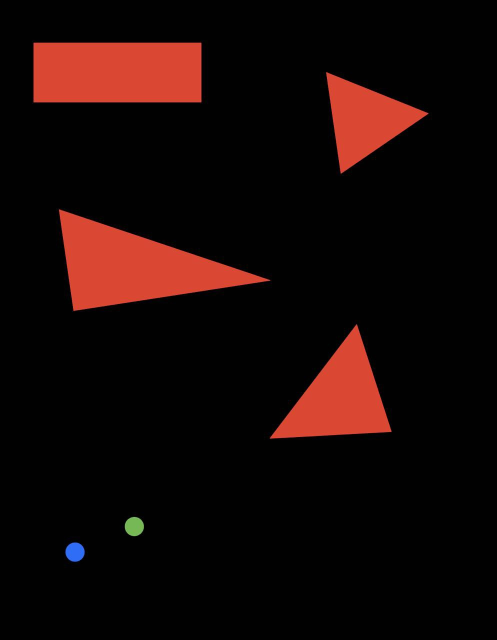
#> input picture testingPic.jpg, 994 x 1280 px (shown at 1/2 size)
$ jupyter execute algoVision_V1.1.ipynb
#> lines starting #> are read from the running program, lines starting #| are printed output that depends on the picture; after the words box and inside, x2 and y2 are one past the last pixel; in counts of white or black regions, pixels touching at a corner belong together
[cell 1]
import cv2
import numpy as np
from matplotlib import pyplot as plt
import math

[cell 2]
inputImg = cv2.imread('testingPic.jpg')
#> inputImg is the input picture: shape (1280, 994, 3); mean B, G, R 6.4, 8.4, 23
frame = cv2.blur(inputImg,(9,9))

[cell 3]
goal = [900, 50]

TLowPos = (75,175,115)
THighPos = (90,190,120)

TLowDir = (200, 100, 30)
THighDir = (255, 120, 50)

TLowObs = (0,0,150)
THighObs = (100,100,255)

SE = np.array([[0,0,1,0,0],
               [0,1,1,1,0],
               [1,1,1,1,1],
               [0,1,1,1,0],
               [0,0,1,0,0]], 'uint8')

[cell 4]
def odoFetch():
    maskPos = cv2.inRange(frame, TLowPos, THighPos)
    maskDir = cv2.inRange(frame, TLowDir, THighDir)

    _, _, _, pos = cv2.connectedComponentsWithStats(maskPos, connectivity=8)
    _, _, _, pointDir = cv2.connectedComponentsWithStats(maskDir, connectivity=8)

    pos = np.rint(pos[1]).astype(np.int32)
    pointDir = np.rint(pointDir[1]).astype(np.int32)
    print(pos)

    angle = math.atan2(pointDir[1]-pos[1], pointDir[0]-pos[0])

    odometry = np.append(pos,angle)

    return odometry

[cell 5]
def mapFetch():
    maskObs = cv2.inRange(frame, TLowObs, THighObs)
    maskObsDilated = cv2.dilate(maskObs, SE, iterations = 30)
    maskObsMargin = cv2.dilate(maskObsDilated, SE, iterations = 5)

    dst = cv2.cornerHarris(maskObsMargin,20,3,0.04)
    blobCorner = np.zeros(frame.shape[:2], 'uint8')
    blobCorner[dst>0.04*dst.max()]=1

    _, _, _, nodes = cv2.connectedComponentsWithStats(blobCorner, connectivity=8)

    nodes = np.append(nodes, [odo[:2]], axis = 0)
    nodes = np.append(nodes, [goal], axis = 0)
    nodes = np.rint(nodes[1:]).astype(np.int32)

    linkMat = np.ones((nodes.shape[0], nodes.shape[0]))

    for i in range(nodes.shape[0]):
        for j in range(i+1, nodes.shape[0]):
            rangeYbigger = abs(nodes[i,1]-nodes[j,1]) > abs(nodes[i,0]-nodes[j,0])

            if ((rangeYbigger and (nodes[i,1] > nodes[j,1])) or (not(rangeYbigger) and (nodes[i,0] > nodes[j,0]))):
                node1, node2 =  nodes[j,:], nodes[i,:]
            else:
                node1, node2 =  nodes[i,:], nodes[j,:]

            if rangeYbigger:
                alpha = (node2[0]-node1[0])/(node2[1]-node1[1])
                for y in range(node2[1]-node1[1]):
                    if (maskObsDilated[y+node1[1], round(alpha*y)+node1[0]] > 0):
                        linkMat[j, i] = 0
                        break

            elif not(rangeYbigger):
                alpha = (node2[1]-node1[1])/(node2[0]-node1[0])
                for x in range(node2[0]-node1[0]):
                    if (maskObsDilated[round(alpha*x)+node1[1], x+node1[0]] > 0):
                        linkMat[j, i] = 0
                        break

    linkMat = np.nonzero(np.tril(linkMat, k=-1))
    nodeCon = np.array(linkMat).T

    return nodes, nodeCon, maskObs, maskObsDilated

[cell 6]
def mapDisp():
    blackImage = np.zeros(frame.shape, 'uint8')
    whiteImage = 255*np.ones(frame.shape, 'uint8')

    obstacles = cv2.bitwise_and(whiteImage, whiteImage, mask=maskObs)
    safeZone = cv2.bitwise_and(whiteImage, whiteImage, mask=maskObsDilated)
    terrain = cv2.addWeighted(safeZone,0.2,obstacles,0.4,0)

    for idx, node in enumerate(nodes):
        output = cv2.circle(terrain, node, 5, (255, 0, 0), -1)
        font = cv2.FONT_HERSHEY_SIMPLEX
        output = cv2.putText(output, str(idx), node, font, 2,(255,255,255),2,cv2.LINE_AA)

    for con in nodeCon:
        output = cv2.line(terrain, nodes[con[0]], nodes[con[1]], (50,150,150), 1)

    pos = np.rint(odo[:2]).astype(np.int32)
    angle = odo[2]
    output = cv2.circle(output, pos, 10, (0, 255, 0), -1)
    output = cv2.circle(output, goal, 10, (0, 255, 255), -1)
    output = cv2.line(output, pos, (pos + np.rint([40*math.cos(angle), 40*math.sin(angle)]).astype(np.int32)), (50,150,150), 3)

    plt.imshow(output)
    return

[cell 7]
# odo : (x, y, angle) odometry of the robot
# nodes : (x, y) array of position for each node
# nodeCon : (idxNode1, idxNode2) array of link between all the nodes

odo = odoFetch()
#> in odoFetch, `maskPos = cv2.inRange(frame, TLowPos, THighPos)`:
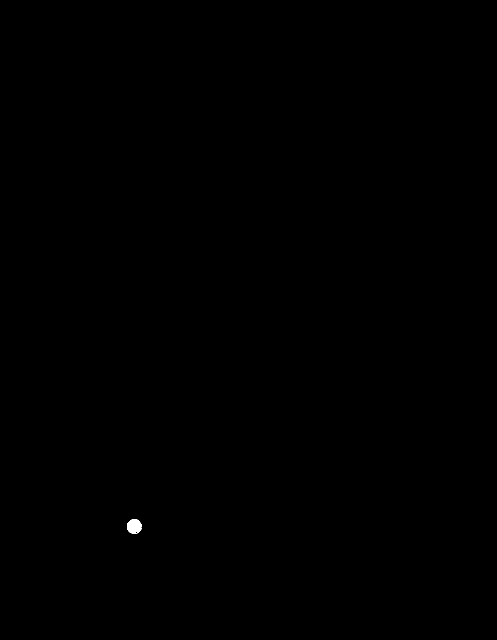
#> maskPos: shape (1280, 994) (shown at 1/2 size); 0.05% white; 1 white region, box (x1, y1, x2, y2) and area: (254, 1038, 284, 1068) 679
#> in odoFetch, `maskDir = cv2.inRange(frame, TLowDir, THighDir)`: maskDir: shape (1280, 994); 0.06% white; 1 white region, box (x1, y1, x2, y2) and area: (135, 1089, 165, 1119) 732
#> in odoFetch, `_, _, _, pos = cv2.connectedComponentsWithStats(maskPos, connectivity=8)`: pos = [[496.6, 639.3], [268.1, 1052.6]]
#> in odoFetch, `_, _, _, pointDir = cv2.connectedComponentsWithStats(maskDir, connecti..`: pointDir = [[496.7, 639.2], [149.7, 1103.6]]
#> in odoFetch, `pos = np.rint(pos[1]).astype(np.int32)`: pos = [268, 1053]
#> in odoFetch, `pointDir = np.rint(pointDir[1]).astype(np.int32)`: pointDir = [150, 1104]
#| [ 268 1053]
#> in odoFetch, `angle = math.atan2(pointDir[1]-pos[1], pointDir[0]-pos[0])`: angle = 2.73
#> in odoFetch, `odometry = np.append(pos,angle)`: odometry = [268, 1053, 2.73]
#> odo = [268, 1053, 2.73]
nodes, nodeCon, maskObs, maskObsDilated = mapFetch()
#> in mapFetch, `maskObs = cv2.inRange(frame, TLowObs, THighObs)`:
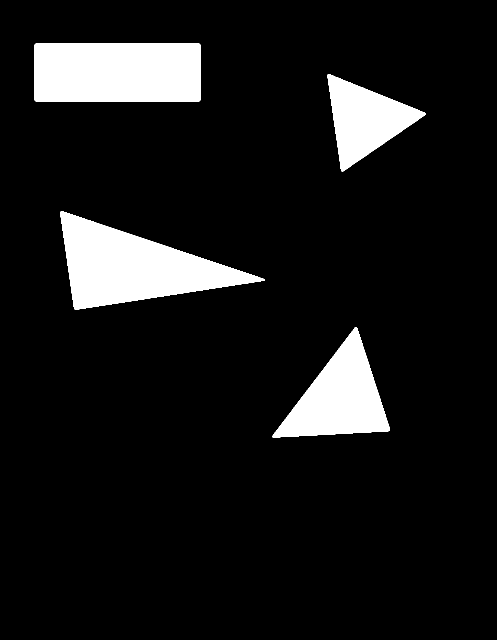
#> maskObs: shape (1280, 994) (shown at 1/2 size); 9.6% white; 4 white regions, box (x1, y1, x2, y2) and area: (120, 422, 530, 620) 39507, (69, 87, 401, 203) 38500, (544, 654, 780, 875) 25795, (655, 148, 852, 343) 18813
#> in mapFetch, `maskObsDilated = cv2.dilate(maskObs, SE, iterations = 30)`: maskObsDilated: shape (1280, 994); 26.5% white; 4 white regions, box (x1, y1, x2, y2) and area: (60, 362, 590, 680) 105927, (9, 27, 461, 263) 98860, (484, 594, 840, 935) 72895, (595, 88, 912, 403) 59613
#> in mapFetch, `maskObsMargin = cv2.dilate(maskObsDilated, SE, iterations = 5)`:
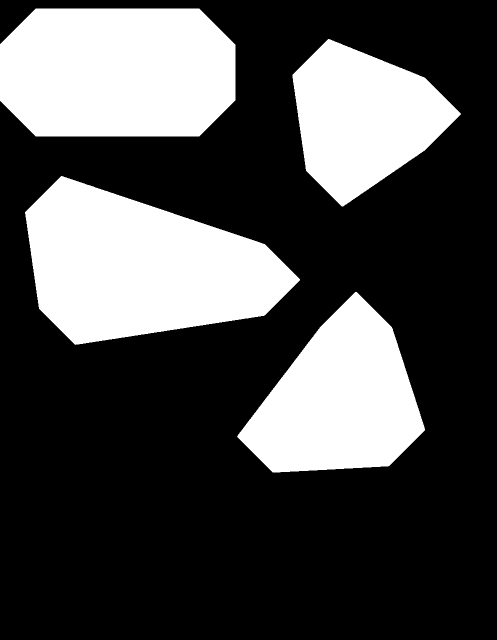
#> maskObsMargin: shape (1280, 994) (shown at 1/2 size); 29.8% white; 4 white regions, box (x1, y1, x2, y2) and area: (50, 352, 600, 690) 118397, (0, 17, 471, 273) 110208, (474, 584, 850, 945) 82145, (585, 78, 922, 413) 67813
#> in mapFetch, `dst = cv2.cornerHarris(maskObsMargin,20,3,0.04)`:
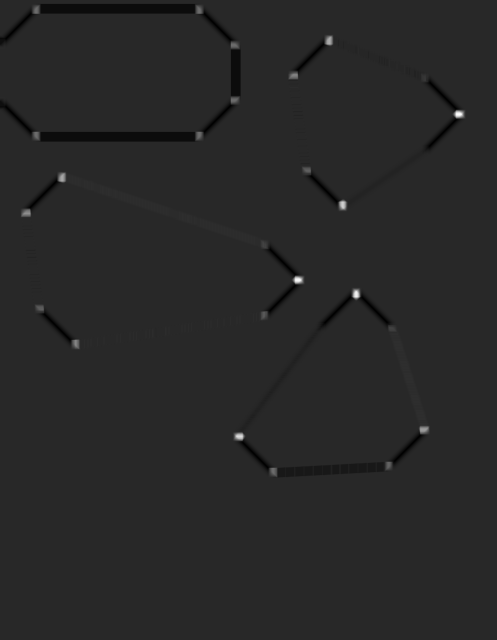
#> dst: shape (1280, 994) float32 (shown at 1/2 size); min -0.000588, max 0.00314, mean -6.14e-06; drawn with min black and max white
#> in mapFetch, `nodes = np.append(nodes, [odo[:2]], axis = 0)`: nodes = 27 pairs, first value 51.32 to 919, second value 18.53 to 1053
#> in mapFetch, `nodes = np.append(nodes, [goal], axis = 0)`: nodes = 28 pairs, first value 51.32 to 919, second value 18.53 to 1053
#> in mapFetch, `nodes = np.rint(nodes[1:]).astype(np.int32)`: nodes = 27 pairs, first value 51 to 919, second value 19 to 1053
#> after the loop in mapFetch, `for i in range(nodes.shape[0]):`:
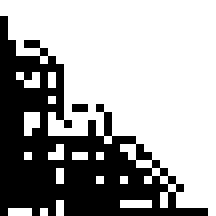
#> linkMat: shape (27, 27) float64 (shown 8 times larger); values 0 (black) and 1 (white), 64.7% white; 2 black regions (1 under 20 px), largest, box (x1, y1, x2, y2) and area: (0, 2, 26, 27) 255
#> in mapFetch, `linkMat = np.nonzero(np.tril(linkMat, k=-1))`: linkMat = 94 positions, rows 1 to 26, columns 0 to 24
#> in mapFetch, `nodeCon = np.array(linkMat).T`: nodeCon = 94 pairs, first value 1 to 26, second value 0 to 24
mapDisp()
#> in mapDisp, `obstacles = cv2.bitwise_and(whiteImage, whiteImage, mask=maskObs)`: whiteImage: shape (1280, 994, 3); every value is 255
#> in mapDisp, `terrain = cv2.addWeighted(safeZone,0.2,obstacles,0.4,0)`:
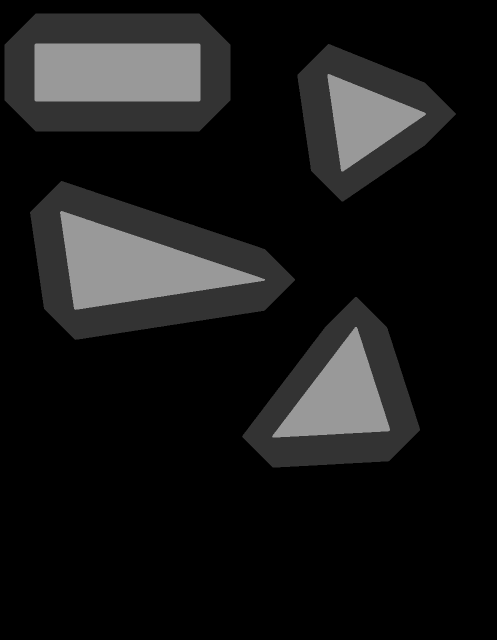
#> terrain: shape (1280, 994, 3) (shown at 1/2 size); min 0, max 153, mean 23.4
#> the loop in mapDisp, `for idx, node in enumerate(nodes):` made 27 passes
#> node on passes 1 to 12: [72, 19], [398, 19], [658, 80], [469, 90], [586, 151], [847, 155], [469, 200], [919, 228], [72, 271], [398, 271], [613, 340], [124, 354]
#> after the loop in mapDisp, `for idx, node in enumerate(nodes):`:
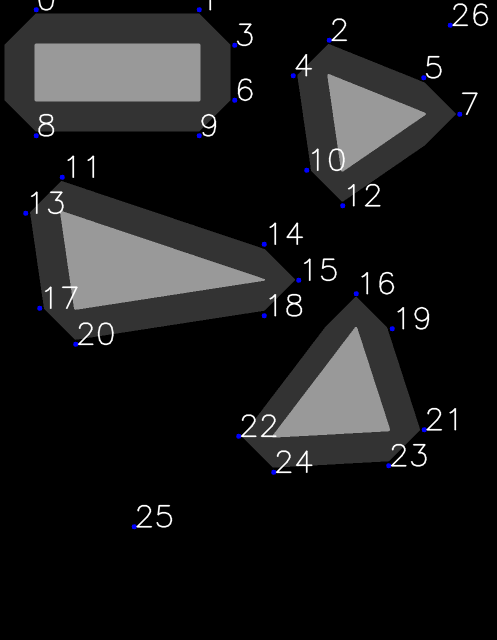
#> terrain: shape (1280, 994, 3) (shown at 1/2 size); 1.7% of pixels changed, all inside (x1, y1, x2, y2) = (46, 0, 977, 1059); drawn as B, G, R
#> the loop in mapDisp, `for con in nodeCon:` made 94 passes
#> con on passes 1 to 12: [1, 0], [2, 1], [3, 1], [3, 2], [4, 1], [4, 2], [4, 3], [5, 2], [6, 2], [6, 3], [6, 4], [7, 5]
#> pass 1, in mapDisp, `output = cv2.line(terrain, nodes[con[0]], nodes[con[1]], (50,150,150),..`:
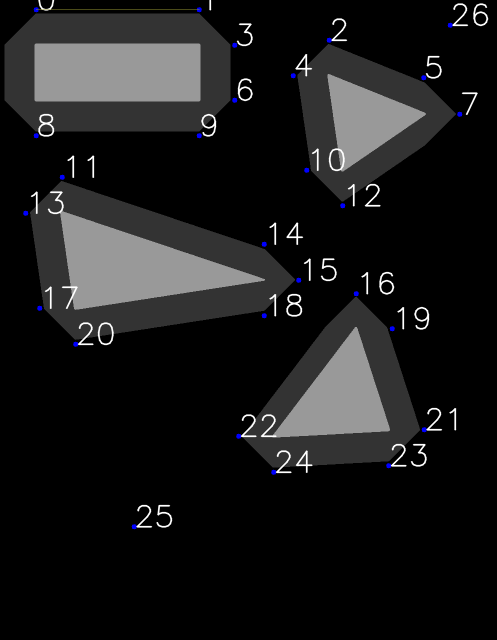
#> output: shape (1280, 994, 3) (shown at 1/2 size); mean of channels 0, 1, 2 26.4, 26, 26; drawn as B, G, R
#> after the loop in mapDisp, `for con in nodeCon:`:
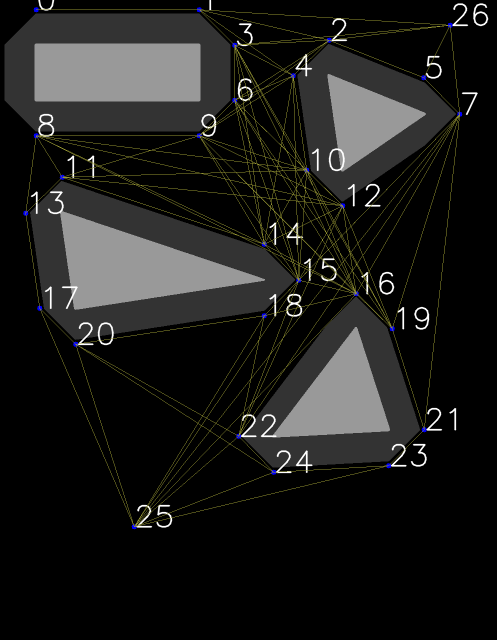
#> terrain: shape (1280, 994, 3) (shown at 1/2 size); 2.04% of pixels changed, all inside (x1, y1, x2, y2) = (51, 19, 920, 1054); drawn as B, G, R
#> in mapDisp, `pos = np.rint(odo[:2]).astype(np.int32)`: pos = [268, 1053]
#> in mapDisp, `angle = odo[2]`: angle = 2.73
#> in mapDisp, `output = cv2.circle(output, pos, 10, (0, 255, 0), -1)`:
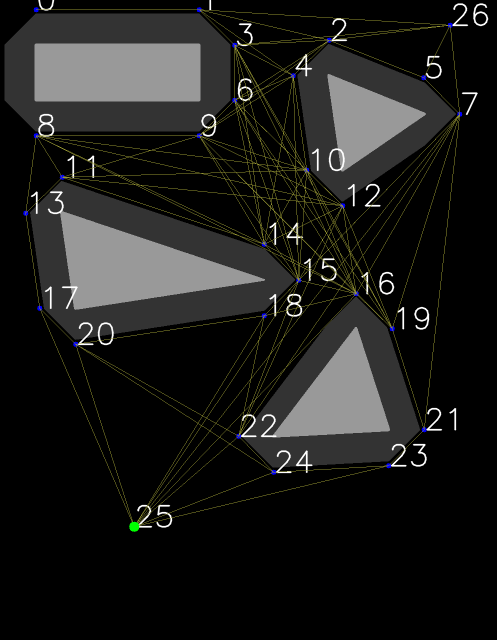
#> output: shape (1280, 994, 3) (shown at 1/2 size); mean of channels 0, 1, 2 27.2, 28.9, 28.9; drawn as B, G, R
#> in mapDisp, `output = cv2.circle(output, goal, 10, (0, 255, 255), -1)`: output: shape (1280, 994, 3); 0.02% of pixels changed, all inside (x1, y1, x2, y2) = (890, 40, 911, 61)
#> in mapDisp, `output = cv2.line(output, pos, (pos + np.rint([40*math.cos(angle), 40*..`: output: shape (1280, 994, 3); mean of channels 0, 1, 2 27.2, 29, 29
